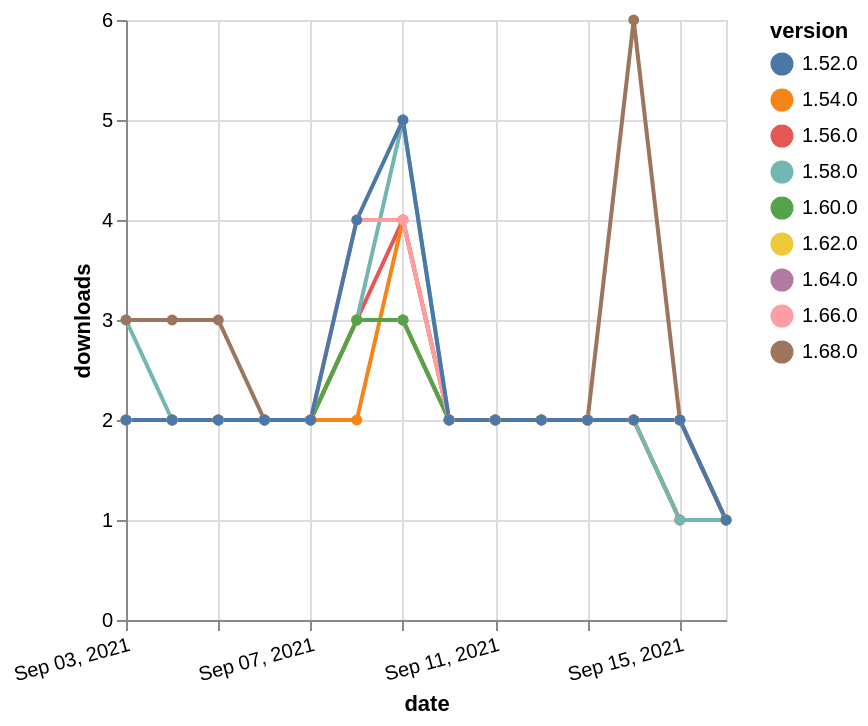

Here is the Vega-Lite specification saved for this chart:
### Vega-Lite specification from a JSON file in a GitHub repository (floating-point values rounded to 4 significant figures)
{"$schema": "https://vega.github.io/schema/vega-lite/v5.json", "description": "A simple bar chart with embedded data.", "data": {"values": [{"date": "2021-09-03", "total": 2430, "delta": 2, "version": "1.56.0"}, {"date": "2021-09-04", "total": 2432, "delta": 2, "version": "1.56.0"}, {"date": "2021-09-05", "total": 2434, "delta": 2, "version": "1.56.0"}, {"date": "2021-09-06", "total": 2436, "delta": 2, "version": "1.56.0"}, {"date": "2021-09-07", "total": 2438, "delta": 2, "version": "1.56.0"}, {"date": "2021-09-08", "total": 2441, "delta": 3, "version": "1.56.0"}, {"date": "2021-09-09", "total": 2445, "delta": 4, "version": "1.56.0"}, {"date": "2021-09-10", "total": 2447, "delta": 2, "version": "1.56.0"}, {"date": "2021-09-11", "total": 2449, "delta": 2, "version": "1.56.0"}, {"date": "2021-09-12", "total": 2451, "delta": 2, "version": "1.56.0"}, {"date": "2021-09-13", "total": 2453, "delta": 2, "version": "1.56.0"}, {"date": "2021-09-14", "total": 2455, "delta": 2, "version": "1.56.0"}, {"date": "2021-09-15", "total": 2456, "delta": 1, "version": "1.56.0"}, {"date": "2021-09-16", "total": 2457, "delta": 1, "version": "1.56.0"}, {"date": "2021-09-03", "total": 1008, "delta": 2, "version": "1.64.0"}, {"date": "2021-09-04", "total": 1010, "delta": 2, "version": "1.64.0"}, {"date": "2021-09-05", "total": 1012, "delta": 2, "version": "1.64.0"}, {"date": "2021-09-06", "total": 1014, "delta": 2, "version": "1.64.0"}, {"date": "2021-09-07", "total": 1016, "delta": 2, "version": "1.64.0"}, {"date": "2021-09-08", "total": 1019, "delta": 3, "version": "1.64.0"}, {"date": "2021-09-09", "total": 1022, "delta": 3, "version": "1.64.0"}, {"date": "2021-09-10", "total": 1024, "delta": 2, "version": "1.64.0"}, {"date": "2021-09-11", "total": 1026, "delta": 2, "version": "1.64.0"}, {"date": "2021-09-12", "total": 1028, "delta": 2, "version": "1.64.0"}, {"date": "2021-09-13", "total": 1030, "delta": 2, "version": "1.64.0"}, {"date": "2021-09-14", "total": 1032, "delta": 2, "version": "1.64.0"}, {"date": "2021-09-15", "total": 1034, "delta": 2, "version": "1.64.0"}, {"date": "2021-09-16", "total": 1035, "delta": 1, "version": "1.64.0"}, {"date": "2021-09-03", "total": 2562, "delta": 2, "version": "1.54.0"}, {"date": "2021-09-04", "total": 2564, "delta": 2, "version": "1.54.0"}, {"date": "2021-09-05", "total": 2566, "delta": 2, "version": "1.54.0"}, {"date": "2021-09-06", "total": 2568, "delta": 2, "version": "1.54.0"}, {"date": "2021-09-07", "total": 2570, "delta": 2, "version": "1.54.0"}, {"date": "2021-09-08", "total": 2572, "delta": 2, "version": "1.54.0"}, {"date": "2021-09-09", "total": 2576, "delta": 4, "version": "1.54.0"}, {"date": "2021-09-10", "total": 2578, "delta": 2, "version": "1.54.0"}, {"date": "2021-09-11", "total": 2580, "delta": 2, "version": "1.54.0"}, {"date": "2021-09-12", "total": 2582, "delta": 2, "version": "1.54.0"}, {"date": "2021-09-13", "total": 2584, "delta": 2, "version": "1.54.0"}, {"date": "2021-09-14", "total": 2586, "delta": 2, "version": "1.54.0"}, {"date": "2021-09-15", "total": 2587, "delta": 1, "version": "1.54.0"}, {"date": "2021-09-16", "total": 2588, "delta": 1, "version": "1.54.0"}, {"date": "2021-09-03", "total": 2229, "delta": 3, "version": "1.58.0"}, {"date": "2021-09-04", "total": 2231, "delta": 2, "version": "1.58.0"}, {"date": "2021-09-05", "total": 2233, "delta": 2, "version": "1.58.0"}, {"date": "2021-09-06", "total": 2235, "delta": 2, "version": "1.58.0"}, {"date": "2021-09-07", "total": 2237, "delta": 2, "version": "1.58.0"}, {"date": "2021-09-08", "total": 2240, "delta": 3, "version": "1.58.0"}, {"date": "2021-09-09", "total": 2245, "delta": 5, "version": "1.58.0"}, {"date": "2021-09-10", "total": 2247, "delta": 2, "version": "1.58.0"}, {"date": "2021-09-11", "total": 2249, "delta": 2, "version": "1.58.0"}, {"date": "2021-09-12", "total": 2251, "delta": 2, "version": "1.58.0"}, {"date": "2021-09-13", "total": 2253, "delta": 2, "version": "1.58.0"}, {"date": "2021-09-14", "total": 2255, "delta": 2, "version": "1.58.0"}, {"date": "2021-09-15", "total": 2256, "delta": 1, "version": "1.58.0"}, {"date": "2021-09-16", "total": 2257, "delta": 1, "version": "1.58.0"}, {"date": "2021-09-03", "total": 233, "delta": 3, "version": "1.68.0"}, {"date": "2021-09-04", "total": 236, "delta": 3, "version": "1.68.0"}, {"date": "2021-09-05", "total": 239, "delta": 3, "version": "1.68.0"}, {"date": "2021-09-06", "total": 241, "delta": 2, "version": "1.68.0"}, {"date": "2021-09-07", "total": 243, "delta": 2, "version": "1.68.0"}, {"date": "2021-09-08", "total": 246, "delta": 3, "version": "1.68.0"}, {"date": "2021-09-09", "total": 249, "delta": 3, "version": "1.68.0"}, {"date": "2021-09-10", "total": 251, "delta": 2, "version": "1.68.0"}, {"date": "2021-09-11", "total": 253, "delta": 2, "version": "1.68.0"}, {"date": "2021-09-12", "total": 255, "delta": 2, "version": "1.68.0"}, {"date": "2021-09-13", "total": 257, "delta": 2, "version": "1.68.0"}, {"date": "2021-09-14", "total": 263, "delta": 6, "version": "1.68.0"}, {"date": "2021-09-15", "total": 265, "delta": 2, "version": "1.68.0"}, {"date": "2021-09-16", "total": 266, "delta": 1, "version": "1.68.0"}, {"date": "2021-09-03", "total": 1470, "delta": 2, "version": "1.62.0"}, {"date": "2021-09-04", "total": 1472, "delta": 2, "version": "1.62.0"}, {"date": "2021-09-05", "total": 1474, "delta": 2, "version": "1.62.0"}, {"date": "2021-09-06", "total": 1476, "delta": 2, "version": "1.62.0"}, {"date": "2021-09-07", "total": 1478, "delta": 2, "version": "1.62.0"}, {"date": "2021-09-08", "total": 1481, "delta": 3, "version": "1.62.0"}, {"date": "2021-09-09", "total": 1484, "delta": 3, "version": "1.62.0"}, {"date": "2021-09-10", "total": 1486, "delta": 2, "version": "1.62.0"}, {"date": "2021-09-11", "total": 1488, "delta": 2, "version": "1.62.0"}, {"date": "2021-09-12", "total": 1490, "delta": 2, "version": "1.62.0"}, {"date": "2021-09-13", "total": 1492, "delta": 2, "version": "1.62.0"}, {"date": "2021-09-14", "total": 1494, "delta": 2, "version": "1.62.0"}, {"date": "2021-09-15", "total": 1496, "delta": 2, "version": "1.62.0"}, {"date": "2021-09-16", "total": 1497, "delta": 1, "version": "1.62.0"}, {"date": "2021-09-03", "total": 1669, "delta": 2, "version": "1.60.0"}, {"date": "2021-09-04", "total": 1671, "delta": 2, "version": "1.60.0"}, {"date": "2021-09-05", "total": 1673, "delta": 2, "version": "1.60.0"}, {"date": "2021-09-06", "total": 1675, "delta": 2, "version": "1.60.0"}, {"date": "2021-09-07", "total": 1677, "delta": 2, "version": "1.60.0"}, {"date": "2021-09-08", "total": 1680, "delta": 3, "version": "1.60.0"}, {"date": "2021-09-09", "total": 1683, "delta": 3, "version": "1.60.0"}, {"date": "2021-09-10", "total": 1685, "delta": 2, "version": "1.60.0"}, {"date": "2021-09-11", "total": 1687, "delta": 2, "version": "1.60.0"}, {"date": "2021-09-12", "total": 1689, "delta": 2, "version": "1.60.0"}, {"date": "2021-09-13", "total": 1691, "delta": 2, "version": "1.60.0"}, {"date": "2021-09-14", "total": 1693, "delta": 2, "version": "1.60.0"}, {"date": "2021-09-15", "total": 1695, "delta": 2, "version": "1.60.0"}, {"date": "2021-09-16", "total": 1696, "delta": 1, "version": "1.60.0"}, {"date": "2021-09-03", "total": 707, "delta": 2, "version": "1.66.0"}, {"date": "2021-09-04", "total": 709, "delta": 2, "version": "1.66.0"}, {"date": "2021-09-05", "total": 711, "delta": 2, "version": "1.66.0"}, {"date": "2021-09-06", "total": 713, "delta": 2, "version": "1.66.0"}, {"date": "2021-09-07", "total": 715, "delta": 2, "version": "1.66.0"}, {"date": "2021-09-08", "total": 719, "delta": 4, "version": "1.66.0"}, {"date": "2021-09-09", "total": 723, "delta": 4, "version": "1.66.0"}, {"date": "2021-09-10", "total": 725, "delta": 2, "version": "1.66.0"}, {"date": "2021-09-11", "total": 727, "delta": 2, "version": "1.66.0"}, {"date": "2021-09-12", "total": 729, "delta": 2, "version": "1.66.0"}, {"date": "2021-09-13", "total": 731, "delta": 2, "version": "1.66.0"}, {"date": "2021-09-14", "total": 733, "delta": 2, "version": "1.66.0"}, {"date": "2021-09-15", "total": 735, "delta": 2, "version": "1.66.0"}, {"date": "2021-09-16", "total": 736, "delta": 1, "version": "1.66.0"}, {"date": "2021-09-03", "total": 3093, "delta": 2, "version": "1.52.0"}, {"date": "2021-09-04", "total": 3095, "delta": 2, "version": "1.52.0"}, {"date": "2021-09-05", "total": 3097, "delta": 2, "version": "1.52.0"}, {"date": "2021-09-06", "total": 3099, "delta": 2, "version": "1.52.0"}, {"date": "2021-09-07", "total": 3101, "delta": 2, "version": "1.52.0"}, {"date": "2021-09-08", "total": 3105, "delta": 4, "version": "1.52.0"}, {"date": "2021-09-09", "total": 3110, "delta": 5, "version": "1.52.0"}, {"date": "2021-09-10", "total": 3112, "delta": 2, "version": "1.52.0"}, {"date": "2021-09-11", "total": 3114, "delta": 2, "version": "1.52.0"}, {"date": "2021-09-12", "total": 3116, "delta": 2, "version": "1.52.0"}, {"date": "2021-09-13", "total": 3118, "delta": 2, "version": "1.52.0"}, {"date": "2021-09-14", "total": 3120, "delta": 2, "version": "1.52.0"}, {"date": "2021-09-15", "total": 3122, "delta": 2, "version": "1.52.0"}, {"date": "2021-09-16", "total": 3123, "delta": 1, "version": "1.52.0"}]}, "width": "container", "mark": {"type": "line", "point": {"filled": true}}, "encoding": {"x": {"field": "date", "type": "temporal", "timeUnit": "yearmonthdate", "title": "date", "axis": {"labelAngle": -15}}, "y": {"field": "delta", "type": "quantitative", "title": "downloads"}, "color": {"field": "version", "type": "nominal"}, "tooltip": {"field": "delta"}}}
